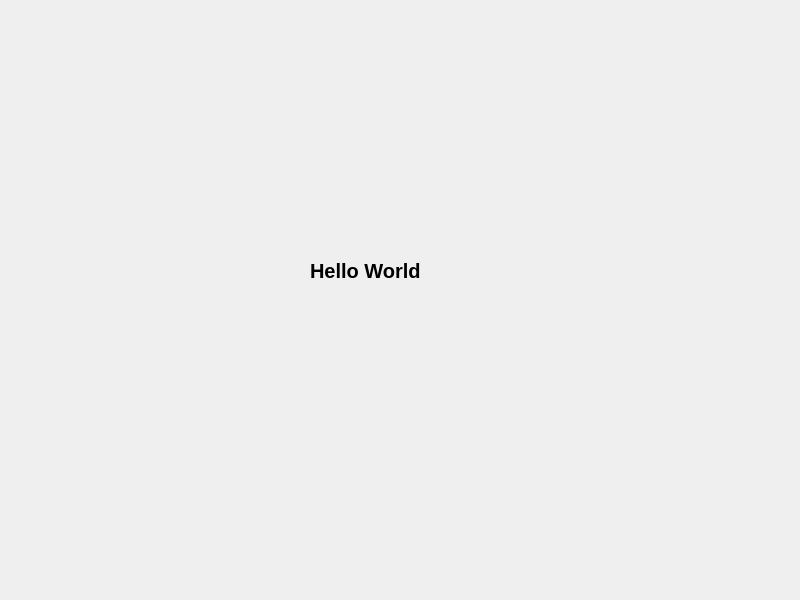
<?xml version="1.0" encoding="UTF-8"?>
<ui version="4.0">
 <class>Widget</class>
 <widget class="QWidget" name="Widget">
  <property name="geometry">
   <rect>
    <x>0</x>
    <y>0</y>
    <width>800</width>
    <height>600</height>
   </rect>
  </property>
  <property name="windowTitle">
   <string>Widget</string>
  </property>
  <widget class="QLabel" name="label">
   <property name="geometry">
    <rect>
     <x>310</x>
     <y>260</y>
     <width>171</width>
     <height>22</height>
    </rect>
   </property>
   <property name="font">
    <font>
     <pointsize>15</pointsize>
     <bold>true</bold>
    </font>
   </property>
   <property name="text">
    <string>Hello World</string>
   </property>
  </widget>
 </widget>
 <resources/>
 <connections/>
</ui>
